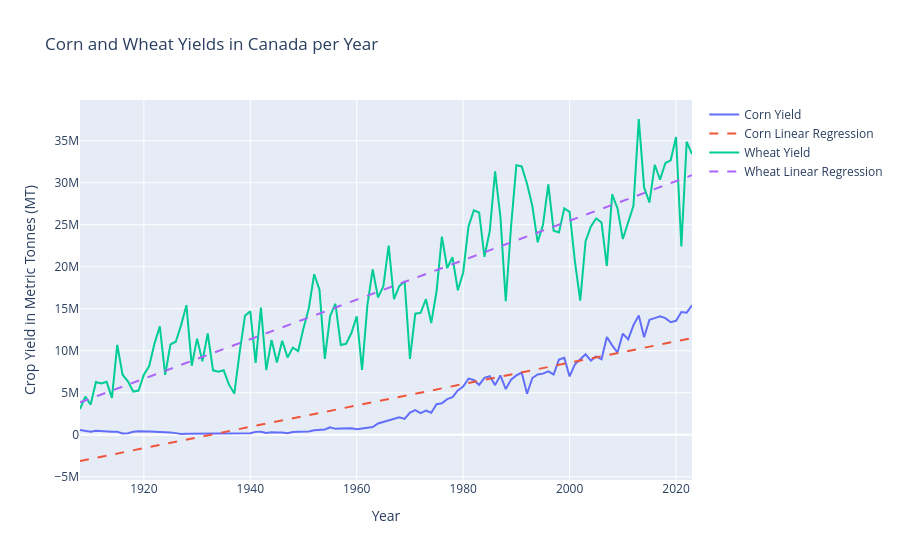

Here is the notebook cell this chart was saved with:
### Code cell
# Line plot with linear regression
fig = go.Figure()

for crop in pre_canada_crops_df['Crop'].unique():
    df_crop = pre_canada_crops_df[pre_canada_crops_df['Crop'] == crop]
    X = df_crop['Year'].values.reshape(-1, 1)
    y = df_crop['Yield (MT)'].values
    
    # Add the actual yield line
    fig.add_trace(go.Scatter(
        x=df_crop['Year'],
        y=y,
        mode='lines',
        name=f'{crop} Yield'
    ))
    
    # Fit and add regression line
    model = LinearRegression()
    model.fit(X, y)
    y_pred = model.predict(X)
    
    fig.add_trace(go.Scatter(
        x=df_crop['Year'],
        y=y_pred,
        mode='lines',
        name=f'{crop} Linear Regression',
        line=dict(dash='dash') 
    ))

# Update layout
fig.update_layout(
    title='Corn and Wheat Yields in Canada per Year',
    xaxis_title='Year',
    yaxis_title='Crop Yield in Metric Tonnes (MT)'
)

fig.show()
